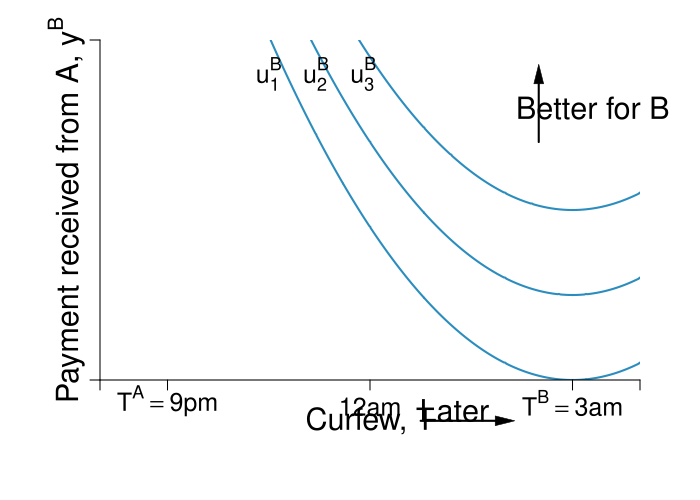

This chart was generated by the following R code:
#Graph Designer: Simon Halliday, Scott Cohn
#Authors: Bowles and Halliday
#Title: Coordination, Conflict and Competition: A Text in Microeconomics

library(shape)
pdf(file = "what_can_markets_do/curfew_indifference_b.pdf", width = 10, height = 8)

# Set parameters for graphics
axislabelsize <- 1.8
labelsize <- 1.5
namesize <- 1.8
annotatesize <- 1.5
graphlinewidth <- 2
segmentlinewidth <- 1.5

COL <- c("#7fc97f", "#beaed4", "#fdc086", "#ffff99", "#386cb0", "#f0027f", "#bf5b17", "#666666")
COLA <- c("#e0f3db", "#99d8c9","#66c2a4","#41ae76", "#238b45", "#005824")
COLB <- c("#c6dbef", "#4eb3d3", "#2b8cbe", "#0868ac","#084081")
COLC <- c("#fcfbfd", "#efedf5", "#dadaeb", "#bcbddc", "#9e9ac8", "#807dba", "#6a51a3", "#54278f", "#3f007d")
grays <- gray.colors(25, start = 1, end = 0, alpha = 1)

#Edited the margins to cater for the larger LHS labels
par(mar =  c(6, 5, 2, 3))

#proportion of wealth functions

MUb <- function(x, beta = 1/2, Tb = 9){
  2*beta*(Tb - x)
}

uA <- function(x, y, alpha = 1/2, Ta = 3){
  y - alpha*(Ta - x)^2
}

uB <- function(x, y, alpha = 1/2, Tb = 9){
  -y + alpha*(Tb - x)^2
}

uB2 <- function(x, y, alpha = 1/2, Tb = 9){
  y + alpha*(Tb - x)^2
}

MUa <- function(x, alpha = 1/2, Ta = 3){
  -2*alpha*(Ta - x)
}


#Add limits on axes and levels of utility for each function 
ylims <- c(0, 10)
xlims <- c(2, 10)
b <- c(-5, -2.5, 0)

b2 <- c(-5, -2.5, 0, 5, 10)
npts <- 501 
x <- seq(xlims[1], xlims[2], length.out = npts)
y <- seq(ylims[1], ylims[2], length.out = npts) 

plot(0, 0, xlim = xlims, ylim = ylims, type = "n",
     xlab = expression(paste("")),
     ylab = expression(paste("")), 
     xaxt = "n", 
     yaxt = "n", 
     cex.lab = axislabelsize, 
     bty = "n", 
     xaxs = "i", 
     yaxs = "i"
)
contour(x, y, 
        outer(x, y, uB),
        drawlabels = FALSE,
        col = COLB[3],
        lwd = graphlinewidth,
        levels = b, 
        xaxs = "i", 
        yaxs = "i", 
        add = TRUE)

# contour(x, y, 
#         outer(x, y, uB2),
#         drawlabels = FALSE,
#         col = COLA[3],
#         lwd = graphlinewidth,
#         levels = b2, 
#         xaxs = "i", 
#         yaxs = "i", 
#         add = TRUE)

#x and y limits with plain axes without ticks/numbers to match previous graph; y axes on both sides

ticksx <- c(2, 3, 6, 9, 10)
xlabels <- c(NA, expression(paste(T^A == 9*p*m)), expression(paste(12*a*m)),  expression(paste(T^B  == 3*a*m)), NA)
#ticksy <- c(0, MUa(x = 7.5), MUa(x = 6), MUb(x = 7.5), ylims[2])
#ylabels <- c(NA, expression(paste(-u[T]^A*(T*minute))), expression(paste(-u[T]^A == u[T]^B)), expression(paste(u[T]^B*(T*minute))), NA)
ticksy <- c(ylims[1], ylims[2])
ylabels <- c(NA,  NA)

axis(1, at = ticksx,  pos = 0, labels = xlabels, cex.axis = labelsize)
axis(2, at = ticksy,  pos = 2, labels = ylabels, las = 1, cex.axis = labelsize)
#axis(4, at = ticksy2, pos = 9, labels = FALSE, las = 1, cex.axis = labelsize)


#Disutility polygon
# xrent <- c(3, 4.5, 9, 3)
# yrent <- c(MUa(3), MUa(4.5, alpha = 3/4), MUb(9), MUa(3))
# polygon(xrent, yrent, col = COL[4], density = NULL, border = NA)


npts <- 503 
xx1 <- seq(xlims[1], xlims[2], length.out = npts)
xx2 <- seq(0, xlims[2], length.out = npts)
xx3 <- seq(xlims[1], 0, length.out = npts)
xx4 <- seq(-11, 0, length.out = npts)
xx5 <- seq(xlims[1], xlims[2], length.out = npts)

#Axis labels and draw linear utility functions
text(6, -1.2, expression(paste("Curfew, T")), xpd = TRUE, cex = axislabelsize, srt = 0) 
#text(, side = 1, line = 2, cex = axislabelsize)
text(xlims[1] - 0.5, 0.5*ylims[2], expression(paste("Payment received from A, ", y^B)), xpd = TRUE, cex = axislabelsize, srt = 90) 

# lines(xx1, MUb(xx1), col = COLB[4], lwd = graphlinewidth)
#lines(xx1, MUa(xx1), col = COLA[5], lwd = graphlinewidth)
#lines(xx5, MUa(xx5, alpha = 3/4), col = COLA[5], lwd = segmentlinewidth, lty = 1)
#lines(xx1, MUb(xx1, beta = 1/4), col = COLB[4], lwd = segmentlinewidth, lty = 1)

#Label points on line

# text(6, MUa(6) + 0.2, expression(paste(i)), cex = labelsize)
# segments(6, 0, 6, MUa(6), lty = 2, col = grays[20], lwd = segmentlinewidth)
# segments(0, MUa(6), 6, MUa(6), lty = 2, col = grays[20], lwd = segmentlinewidth)
# points(6, MUa(6), pch = 16, col = "black", cex = 1.5)

# text(7.5 + 0.1, MUa(7.5) - 0.1, expression(paste(g)), cex = labelsize)
# segments(7.5, MUb(7.5), 0, MUb(7.5), lty = 2, col = grays[20], lwd = segmentlinewidth)
# segments(7.5, MUa(7.5), 0, MUa(7.5), lty = 2, col = grays[20], lwd = segmentlinewidth)
# segments(7.5, 0, 7.5, MUa(7.5), lty = 2, col = grays[20], lwd = segmentlinewidth)
# points(7.5, MUb(7.5), pch = 16, col = "black", cex = 1.5)

# text(7.5 + 0.1, MUb(7.5) + 0.1, expression(paste(h)), cex = labelsize)
# points(7.5, MUa(7.5), pch = 16, col = "black", cex = 1.5)

#Label relevant points on axes

#text(20, -.9, expression(paste("x*")), xpd = TRUE, cex = labelsize)
#text(33, -.9, expression(paste("a"[x])), xpd = TRUE, cex = labelsize)

#text(-2, 33, expression(paste(-u[x]^B*(x*minute))),  xpd = TRUE, cex = labelsize)
#text(-2, 7, expression(paste(u[x]^A*(x*minute))),  xpd = TRUE, cex = labelsize)

# text(4, 4, expression(paste("B's marginal disutility")), xpd = TRUE, cex = labelsize)
# text(4, 3.5, expression(paste(u[T]^B == 2*beta*(T^B - T))), xpd = TRUE, cex = labelsize)
# #text(4, 5.5, expression(paste(beta == frac(1,2))), xpd = TRUE, cex = labelsize)
# text(3.8, 3, expression(paste(beta == frac(1,4))), xpd = TRUE, cex = labelsize)


# text(7.75, 5.5, expression(paste("-A's marginal disutility ")),  xpd = TRUE, cex = labelsize)
# text(7.75, 5.2, expression(paste(-u[T]^A == -2*alpha*(T^A - T))),  xpd = TRUE, cex = labelsize)
# #text(7.75, 5.5, expression(paste(alpha == frac(1,2))), xpd = TRUE, cex = labelsize)
# text(7.75, 4.7, expression(paste(alpha == frac(3,4))), xpd = TRUE, cex = labelsize)

#Better for B arrow and label
text(9.3, 8, expression(paste("Better for B")), 
     xpd = TRUE, cex = axislabelsize )
Arrows(8.5, 7, 8.5, 9,
       col = "black", lty = 1, lwd = 2, 
       arr.type = "triangle",
       arr.lwd = 0.5, code = 2)
#arrows(6, 6, 3, 8, xpd = TRUE, length=0.1,angle=40,lwd=3)

text(4.5, 9, expression(paste( u[1]^B )), xpd = TRUE, cex = labelsize)
text(5.2, 9, expression(paste( u[2]^B )), xpd = TRUE, cex = labelsize)
text(5.9, 9, expression(paste( u[3]^B )), xpd = TRUE, cex = labelsize)

#Axis arrow
Arrows(6.75, -1.2, 8, -1.2,
       col = "black", lty = 1, lwd = 2, 
       arr.type = "triangle", xpd = TRUE,
       arr.lwd = 0.5, code = 2)

text(7.25, -0.9, expression(paste("Later")), 
     xpd = TRUE, cex = axislabelsize )

dev.off()
